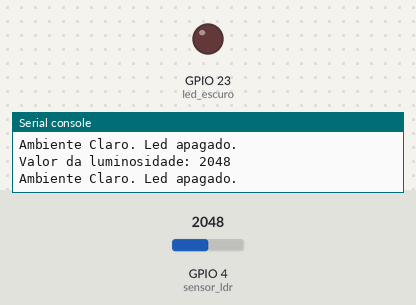
A program run on a simulated ESP32 board running MicroPython. Shown: output pins drawn as LEDs (lit = HIGH), the last lines printed to the serial console. Wiring (from the project's diagram.json): red LED on GPIO 23. The test bench sets the inputs (shaded band); at power-on: GPIO 4 (sensor_ldr) = 2048 (analog values on the 0–4095 scale).

Above: at 1.2 s.
1.3 s: GPIO 4 (sensor_ldr) set to 442
3.2 s: GPIO 4 (sensor_ldr) set to 360
At 4.7 s:
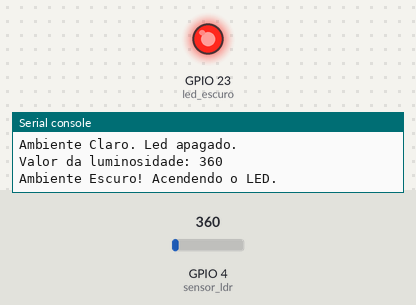
5.5 s: GPIO 4 (sensor_ldr) set to 440
At 6.3 s:
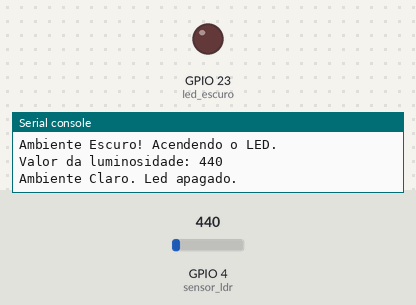
7.5 s: GPIO 4 (sensor_ldr) set to 0
At 9.1 s:
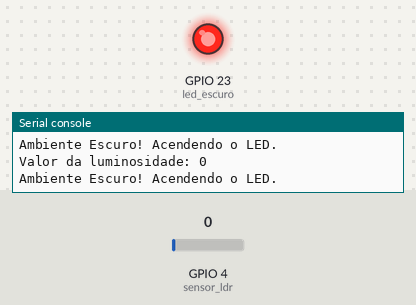
Timing chart, 0 to 10.5 s (numbered marks = the images above; inputs shaded):
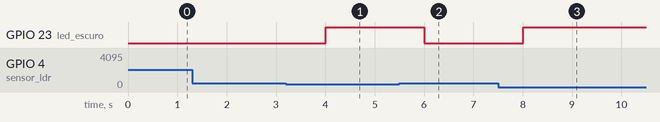

The program:

main.py
```python
from machine import Pin, ADC
import time

PINO_LDR = 4
PINO_LED_ESCURO = 23

sensor_ldr = ADC(Pin(PINO_LDR))

led_escuro = Pin(PINO_LED_ESCURO, Pin.OUT)

sensor_ldr = ADC(Pin(PINO_LDR))

led_escuro = Pin(PINO_LED_ESCURO, Pin.OUT)

sensor_ldr.width(ADC.WIDTH_12BIT)

sensor_ldr.atten(ADC.ATTN_11DB)

while True:

    valor_luminosidade = sensor_ldr.read()

    print("Valor da luminosidade:", valor_luminosidade)

    LIMIAR_ESCURO = 400

    if valor_luminosidade < LIMIAR_ESCURO:
        print("Ambiente Escuro! Acendendo o LED.")
        led_escuro.value(1)
    else:
        print("Ambiente Claro. Led apagado.")
        led_escuro.value(0)
    time.sleep(1)
```

Measured:
- the behaviour switches between 400 and 399 on GPIO 4 (sensor_ldr) (found by bisection; images 0 and 1)
- after the input at 3.2 s, GPIO 23 (led_escuro): LOW → HIGH after 0.80 s
- after the input at 5.5 s, GPIO 23 (led_escuro): HIGH → LOW after 0.51 s
- after the input at 7.5 s, GPIO 23 (led_escuro): LOW → HIGH after 0.51 s
